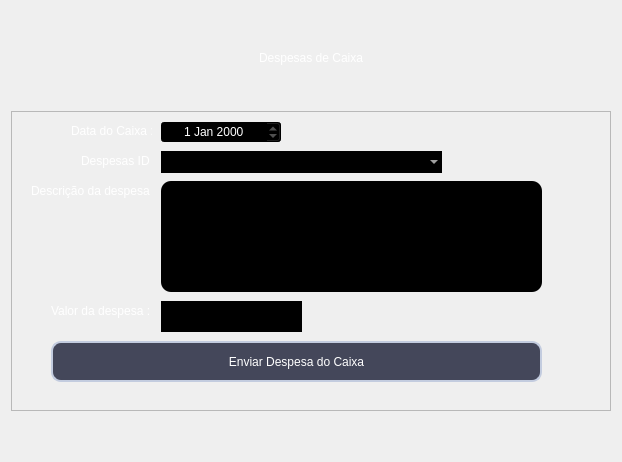
  <widget class="QWidget" name="inserir_despesas_cx">
   <layout class="QVBoxLayout" name="verticalLayout_9">
    <item>
     <spacer name="verticalSpacer_13">
      <property name="orientation">
       <enum>Qt::Orientation::Vertical</enum>
      </property>
      <property name="sizeHint" stdset="0">
       <size>
        <width>20</width>
        <height>40</height>
       </size>
      </property>
     </spacer>
    </item>
    <item alignment="Qt::AlignmentFlag::AlignHCenter">
     <widget class="QLabel" name="label_52">
      <property name="styleSheet">
       <string notr="true">font: 700 12pt &quot;Segoe UI&quot;;
color: rgb(255,255,255);</string>
      </property>
      <property name="text">
       <string>Despesas de Caixa</string>
      </property>
     </widget>
    </item>
    <item>
     <spacer name="verticalSpacer_14">
      <property name="orientation">
       <enum>Qt::Orientation::Vertical</enum>
      </property>
      <property name="sizeHint" stdset="0">
       <size>
        <width>20</width>
        <height>40</height>
       </size>
      </property>
     </spacer>
    </item>
    <item alignment="Qt::AlignmentFlag::AlignHCenter|Qt::AlignmentFlag::AlignVCenter">
     <widget class="QFrame" name="frame_4">
      <property name="minimumSize">
       <size>
        <width>600</width>
        <height>300</height>
       </size>
      </property>
      <property name="maximumSize">
       <size>
        <width>600</width>
        <height>300</height>
       </size>
      </property>
      <property name="frameShape">
       <enum>QFrame::Shape::StyledPanel</enum>
      </property>
      <property name="frameShadow">
       <enum>QFrame::Shadow::Raised</enum>
      </property>
      <widget class="QPushButton" name="btn_enviar_despesa_caixa">
       <property name="geometry">
        <rect>
         <x>40</x>
         <y>230</y>
         <width>491</width>
         <height>41</height>
        </rect>
       </property>
       <property name="styleSheet">
        <string notr="true">QPushButton {
	background-color: rgb(68,71,90);
	padding: 8px;
	border: 2px solid #c3ccdf;
	color: rgb(255,255,255);
	border-radius: 10px;
}

QPushButton:hover {
	background-color: rgb(85, 170, 255);
}

QPushButton:pressed {
	background-color: rgb(255, 0, 127);
}</string>
       </property>
       <property name="text">
        <string>Enviar Despesa do Caixa</string>
       </property>
      </widget>
      <widget class="QLabel" name="label_22">
       <property name="geometry">
        <rect>
         <x>40</x>
         <y>190</y>
         <width>101</width>
         <height>20</height>
        </rect>
       </property>
       <property name="styleSheet">
        <string notr="true">font: 700 9pt &quot;Segoe UI&quot;;
color: rgb(255,255,255);</string>
       </property>
       <property name="text">
        <string>Valor da despesa :</string>
       </property>
      </widget>
      <widget class="QLabel" name="label_20">
       <property name="geometry">
        <rect>
         <x>20</x>
         <y>70</y>
         <width>121</width>
         <height>20</height>
        </rect>
       </property>
       <property name="styleSheet">
        <string notr="true">font: 700 9pt &quot;Segoe UI&quot;;
color: rgb(255,255,255);</string>
       </property>
       <property name="text">
        <string>Descrição da despesa :</string>
       </property>
      </widget>
      <widget class="QLabel" name="label_19">
       <property name="geometry">
        <rect>
         <x>60</x>
         <y>10</y>
         <width>81</width>
         <height>20</height>
        </rect>
       </property>
       <property name="styleSheet">
        <string notr="true">font: 700 9pt &quot;Segoe UI&quot;;
color: rgb(255,255,255);</string>
       </property>
       <property name="text">
        <string>Data do Caixa :</string>
       </property>
      </widget>
      <widget class="QLineEdit" name="valor_despesa_input">
       <property name="geometry">
        <rect>
         <x>150</x>
         <y>190</y>
         <width>141</width>
         <height>31</height>
        </rect>
       </property>
       <property name="styleSheet">
        <string notr="true">color: white;
background-color: black;
border: solid gray 2px;</string>
       </property>
      </widget>
      <widget class="QTextBrowser" name="descricao_despesa_input">
       <property name="geometry">
        <rect>
         <x>150</x>
         <y>70</y>
         <width>381</width>
         <height>111</height>
        </rect>
       </property>
       <property name="styleSheet">
        <string notr="true">color: white;
background-color: black;
border: solid gray 1px;
border-radius: 10px;</string>
       </property>
       <property name="readOnly">
        <bool>false</bool>
       </property>
      </widget>
      <widget class="QComboBox" name="despesa_id_comboBox">
       <property name="geometry">
        <rect>
         <x>150</x>
         <y>40</y>
         <width>281</width>
         <height>22</height>
        </rect>
       </property>
       <property name="styleSheet">
        <string notr="true">color: white;
background-color: black;
border: solid gray 1px;</string>
       </property>
      </widget>
      <widget class="QLabel" name="label_21">
       <property name="geometry">
        <rect>
         <x>70</x>
         <y>40</y>
         <width>71</width>
         <height>20</height>
        </rect>
       </property>
       <property name="styleSheet">
        <string notr="true">font: 700 9pt &quot;Segoe UI&quot;;
color: rgb(255,255,255);</string>
       </property>
       <property name="text">
        <string>Despesas ID :</string>
       </property>
      </widget>
      <widget class="QDateEdit" name="data_inserir_despesa">
       <property name="geometry">
        <rect>
         <x>150</x>
         <y>10</y>
         <width>120</width>
         <height>22</height>
        </rect>
       </property>
       <property name="minimumSize">
        <size>
         <width>120</width>
         <height>0</height>
        </size>
       </property>
       <property name="maximumSize">
        <size>
         <width>120</width>
         <height>16777215</height>
        </size>
       </property>
       <property name="styleSheet">
        <string notr="true">font: 700 10pt &quot;Segoe UI&quot;;
color: rgb(255,255,255);
background-color: rgb(0,0,0);</string>
       </property>
       <property name="alignment">
        <set>Qt::AlignmentFlag::AlignCenter</set>
       </property>
       <property name="readOnly">
        <bool>true</bool>
       </property>
      </widget>
     </widget>
    </item>
    <item>
     <spacer name="verticalSpacer_15">
      <property name="orientation">
       <enum>Qt::Orientation::Vertical</enum>
      </property>
      <property name="sizeHint" stdset="0">
       <size>
        <width>20</width>
        <height>40</height>
       </size>
      </property>
     </spacer>
    </item>
   </layout>
  </widget>
